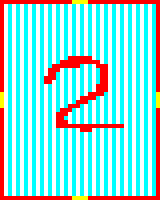

Rendered tile map (Tiled .tmx) drawn with the repository's tilesets; below, a short description and the full map source, tile grids included:
An orthogonal 40x50 tile map with 4x4 px tiles, 1 tile layer (map).

<map version="1.0" orientation="orthogonal" renderorder="right-down" width="40" height="50" tilewidth="4" tileheight="4" nextobjectid="1">
 <tileset firstgid="1" name="tiles" tilewidth="4" tileheight="4">
  <image source="../assets/tiles.png" width="24" height="24" />
 </tileset>
 <layer name="map" width="40" height="50">
  <data encoding="csv">
1,1,1,1,1,1,1,1,1,1,1,1,1,1,1,1,1,1,30,30,30,30,1,1,1,1,1,1,1,1,1,1,1,1,1,1,1,1,1,1,
1,33,34,33,34,33,34,33,34,33,34,33,34,33,34,33,34,33,34,33,34,33,34,33,34,33,34,33,34,33,34,33,34,33,34,33,34,33,34,1,
1,33,34,33,34,33,34,33,34,33,34,33,34,33,34,33,34,33,34,33,34,33,34,33,34,33,34,33,34,33,34,33,34,33,34,33,34,33,34,1,
1,33,34,33,34,33,34,33,34,33,34,33,34,33,34,33,34,33,34,33,34,33,34,33,34,33,34,33,34,33,34,33,34,33,34,33,34,33,34,1,
1,33,34,33,34,33,34,33,34,33,34,33,34,33,34,33,34,33,34,33,34,33,34,33,34,33,34,33,34,33,34,33,34,33,34,33,34,33,34,1,
1,33,34,33,34,33,34,33,34,33,34,33,34,33,34,33,34,33,34,33,34,33,34,33,34,33,34,33,34,33,34,33,34,33,34,33,34,33,34,1,
1,33,34,33,34,33,34,33,34,33,34,33,34,33,34,33,34,33,34,33,34,33,34,33,34,33,34,33,34,33,34,33,34,33,34,33,34,33,34,1,
1,33,34,33,34,33,34,33,34,33,34,33,34,33,34,33,34,33,34,33,34,33,34,33,34,33,34,33,34,33,34,33,34,33,34,33,34,33,34,1,
1,33,34,33,34,33,34,33,34,33,34,33,34,33,34,33,34,33,34,33,34,33,34,33,34,33,34,33,34,33,34,33,34,33,34,33,34,33,34,1,
1,33,34,33,34,33,34,33,34,33,34,33,34,33,34,33,34,33,34,33,34,33,34,33,34,33,34,33,34,33,34,33,34,33,34,33,34,33,34,1,
1,33,34,33,34,33,34,33,34,33,34,33,34,33,34,33,34,33,34,33,34,33,34,33,34,33,34,33,34,33,34,33,34,33,34,33,34,33,34,1,
1,33,34,33,34,33,34,33,34,33,34,33,34,33,34,33,34,33,34,33,34,33,34,33,34,33,34,33,34,33,34,33,34,33,34,33,34,33,34,1,
1,33,34,33,34,33,34,33,34,33,34,33,34,33,34,33,34,33,34,33,34,33,34,33,34,33,34,33,34,33,34,33,34,33,34,33,34,33,34,1,
1,33,34,33,34,33,34,33,34,33,34,33,34,33,34,33,34,33,34,33,34,33,34,33,34,33,34,33,34,33,34,33,34,33,34,33,34,33,34,1,
1,33,34,33,34,33,34,33,34,33,34,33,34,33,34,33,34,3,3,3,3,3,3,33,34,33,34,33,34,33,34,33,34,33,34,33,34,33,34,1,
1,33,34,33,34,33,34,33,34,33,34,33,34,33,34,3,3,3,3,3,3,3,3,3,3,33,34,33,34,33,34,33,34,33,34,33,34,33,34,1,
1,33,34,33,34,33,34,33,34,33,34,33,34,3,3,3,3,3,3,3,34,33,34,33,3,3,3,33,34,33,34,33,34,33,34,33,34,33,34,1,
1,33,34,33,34,33,34,33,34,33,34,33,3,3,3,33,34,33,34,33,34,33,34,33,34,3,3,33,34,33,34,33,34,33,34,33,34,33,34,1,
1,33,34,33,34,33,34,33,34,33,34,33,3,3,34,33,34,33,34,33,34,33,34,33,34,3,3,33,34,33,34,33,34,33,34,33,34,33,34,1,
1,33,34,33,34,33,34,33,34,33,34,3,3,3,34,33,34,33,34,33,34,33,34,33,34,3,3,33,34,33,34,33,34,33,34,33,34,33,34,1,
1,33,34,33,34,33,34,33,34,33,34,3,3,33,34,33,34,33,34,33,34,33,34,33,34,3,3,33,34,33,34,33,34,33,34,33,34,33,34,1,
1,33,34,33,34,33,34,33,34,33,34,33,34,33,34,33,34,33,34,33,34,33,34,33,3,3,3,33,34,33,34,33,34,33,34,33,34,33,34,1,
1,33,34,33,34,33,34,33,34,33,34,33,34,33,34,33,34,33,34,33,34,33,34,33,3,3,3,33,34,33,34,33,34,33,34,33,34,33,34,1,
30,33,34,33,34,33,34,33,34,33,34,33,34,33,34,33,34,33,34,33,34,33,3,3,3,3,34,33,34,33,34,33,34,33,34,33,34,33,34,30,
30,33,34,33,34,33,34,33,34,33,34,33,34,33,34,33,34,33,34,33,3,3,3,3,34,33,34,33,34,33,34,33,34,33,34,33,34,33,34,30,
30,33,34,33,34,33,34,33,34,33,34,33,34,33,34,33,34,33,34,3,3,3,34,33,34,33,34,33,34,33,34,33,34,33,34,33,34,33,34,30,
30,33,34,33,34,33,34,33,34,33,34,33,34,33,34,33,34,3,3,3,34,33,34,33,34,33,34,33,34,33,34,33,34,33,34,33,34,33,34,30,
1,33,34,33,34,33,34,33,34,33,34,33,34,33,34,3,3,3,34,33,34,33,34,33,34,33,34,33,34,33,34,33,34,33,34,33,34,33,34,1,
1,33,34,33,34,33,34,33,34,33,34,33,34,33,3,3,3,33,34,33,34,33,34,33,34,33,34,33,34,33,34,33,34,33,34,33,34,33,34,1,
1,33,34,33,34,33,34,33,34,33,34,33,34,33,3,3,34,33,34,33,34,33,34,33,34,33,34,33,34,33,34,33,34,33,34,33,34,33,34,1,
1,33,34,33,34,33,34,33,34,33,34,33,34,33,3,3,3,33,34,33,34,33,34,33,34,33,34,33,34,33,34,33,34,33,34,33,34,33,34,1,
1,33,34,33,34,33,34,33,34,33,34,33,34,33,3,3,3,3,3,3,3,3,3,3,3,3,3,3,3,3,3,33,34,33,34,33,34,33,34,1,
1,33,34,33,34,33,34,33,34,33,34,33,34,33,34,33,34,33,34,33,3,3,3,33,34,33,34,33,34,33,34,33,34,33,34,33,34,33,34,1,
1,33,34,33,34,33,34,33,34,33,34,33,34,33,34,33,34,33,34,33,34,33,34,33,34,33,34,33,34,33,34,33,34,33,34,33,34,33,34,1,
1,33,34,33,34,33,34,33,34,33,34,33,34,33,34,33,34,33,34,33,34,33,34,33,34,33,34,33,34,33,34,33,34,33,34,33,34,33,34,1,
1,33,34,33,34,33,34,33,34,33,34,33,34,33,34,33,34,33,34,33,34,33,34,33,34,33,34,33,34,33,34,33,34,33,34,33,34,33,34,1,
1,33,34,33,34,33,34,33,34,33,34,33,34,33,34,33,34,33,34,33,34,33,34,33,34,33,34,33,34,33,34,33,34,33,34,33,34,33,34,1,
1,33,34,33,34,33,34,33,34,33,34,33,34,33,34,33,34,33,34,33,34,33,34,33,34,33,34,33,34,33,34,33,34,33,34,33,34,33,34,1,
1,33,34,33,34,33,34,33,34,33,34,33,34,33,34,33,34,33,34,33,34,33,34,33,34,33,34,33,34,33,34,33,34,33,34,33,34,33,34,1,
1,33,34,33,34,33,34,33,34,33,34,33,34,33,34,33,34,33,34,33,34,33,34,33,34,33,34,33,34,33,34,33,34,33,34,33,34,33,34,1,
1,33,34,33,34,33,34,33,34,33,34,33,34,33,34,33,34,33,34,33,34,33,34,33,34,33,34,33,34,33,34,33,34,33,34,33,34,33,34,1,
1,33,34,33,34,33,34,33,34,33,34,33,34,33,34,33,34,33,34,33,34,33,34,33,34,33,34,33,34,33,34,33,34,33,34,33,34,33,34,1,
1,33,34,33,34,33,34,33,34,33,34,33,34,33,34,33,34,33,34,33,34,33,34,33,34,33,34,33,34,33,34,33,34,33,34,33,34,33,34,1,
1,33,34,33,34,33,34,33,34,33,34,33,34,33,34,33,34,33,34,33,34,33,34,33,34,33,34,33,34,33,34,33,34,33,34,33,34,33,34,1,
1,33,34,33,34,33,34,33,34,33,34,33,34,33,34,33,34,33,34,33,34,33,34,33,34,33,34,33,34,33,34,33,34,33,34,33,34,33,34,1,
1,33,34,33,34,33,34,33,34,33,34,33,34,33,34,33,34,33,34,33,34,33,34,33,34,33,34,33,34,33,34,33,34,33,34,33,34,33,34,1,
1,33,34,33,34,33,34,33,34,33,34,33,34,33,34,33,34,33,34,33,34,33,34,33,34,33,34,33,34,33,34,33,34,33,34,33,34,33,34,1,
1,33,34,33,34,33,34,33,34,33,34,33,34,33,34,33,34,33,34,33,34,33,34,33,34,33,34,33,34,33,34,33,34,33,34,33,34,33,34,1,
1,33,34,33,34,33,34,33,34,33,34,33,34,33,34,33,34,33,34,33,34,33,34,33,34,33,34,33,34,33,34,33,34,33,34,33,34,33,34,1,
1,1,1,1,1,1,1,1,1,1,1,1,1,1,1,1,1,1,30,30,30,30,1,1,1,1,1,1,1,1,1,1,1,1,1,1,1,1,1,1
</data>
 </layer>
</map>
